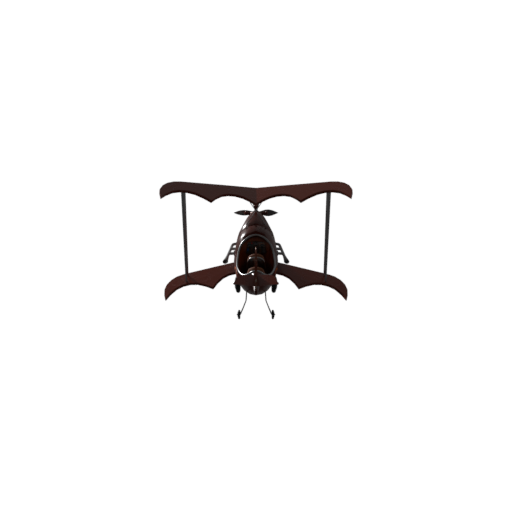
#> input picture data/assets/advtoys_processed_4_views/airplane/airplane_001/clean/rgb/rgb_180.png, 512 x 512 px
$ python -i build_adversarial_dataset.py   (imports and definitions only)
#> lines starting #> are read from the running program, lines starting #| are printed output that depends on the picture; after the words box and inside, x2 and y2 are one past the last pixel; in counts of white or black regions, pixels touching at a corner belong together
#> further down, picture is the input picture: shape (512, 512, 3); mean B, G, R 247.9, 248, 248.5
"""
Build adversarial Toys4K dataset: sample, render, match, poison.

Usage:
    uv run build_adversarial_dataset.py --classes whale --workers 1 --front +z --up +y
"""

from __future__ import annotations

import argparse
import json
import math
import random
import shutil
import subprocess
from concurrent.futures import ProcessPoolExecutor, as_completed
from pathlib import Path

import cv2
import numpy as np
from tqdm import tqdm


N_VIEWS = 16

ALL_AZIMUTHS = np.linspace(0, 360, num=N_VIEWS, endpoint=False).astype(int).tolist()
SWAPPABLE_AZIMUTHS = ALL_AZIMUTHS[1:]

BLENDER_SCRIPT = Path(__file__).parent / "create_adv_dataset.py"
DEFAULT_SOURCE = "/workspace/m3asure/data/assets/adv_toys4k/blender/toys4k_blend_files"
DEFAULT_RENDER_DIR = "/workspace/m3asure/data/assets/adv_toys4k/rendered_16_views_latest"
# DEFAULT_OUTPUT = "/workspace/m3asure/data/assets/adv_toys4k_processed"
DEFAULT_OUTPUT = "/workspace/m3asure/data/assets/adv_toys4k_processed_16_views_latest"

DEFAULT_BLENDER = "/root/.m3asure/blender/blender-3.2.2-linux-x64/blender"

PREVIEW_SAMPLES = 32   # low quality for front-view histogram matching
FULL_SAMPLES = 128     # production quality for final dataset views


# [100 lines left out: functions call_blender, has_renders, render_batch, discover_blend_files, not called in this run]


def compute_hsv_histogram(img_bgr: np.ndarray) -> np.ndarray:
    hsv = cv2.cvtColor(img_bgr, cv2.COLOR_BGR2HSV)
#> hsv: shape (512, 512, 3); mean H, S, V 0.2, 3, 248.5
    hist = cv2.calcHist([hsv], [0, 1], None, [50, 60], [0, 180, 0, 256])
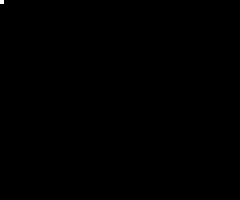
#> hist: shape (50, 60) float32 (shown 4 times larger); min 0, max 254146, mean 87.4; drawn with min black and max white
    cv2.normalize(hist, hist)
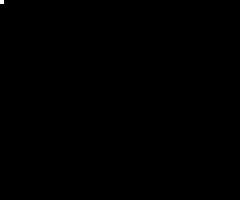
#> hist: shape (50, 60) float32 (shown 4 times larger); 8.1% of pixels changed, all inside (x1, y1, x2, y2) = (0, 0, 60, 50)
    return hist


# [211 lines left out: functions find_best_match, copy_views, build_poisoned_tuple, build_dataset, main, not called in this run]


# [2 lines not run here, left out]

>>> import cv2
>>> picture = cv2.imread('../assets/advtoys_processed_4_views/airplane/airplane_001/clean/rgb/rgb_180.png')
>>> result = compute_hsv_histogram(picture)
